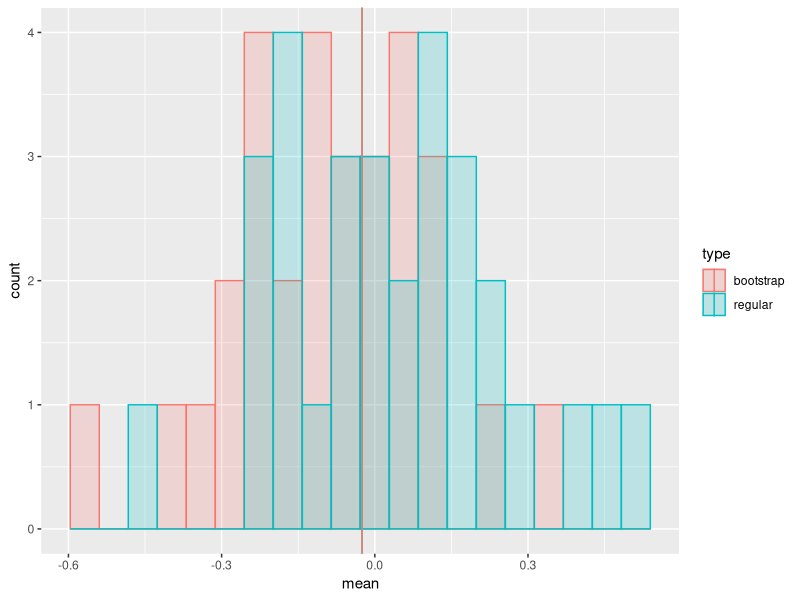

Reproduce this figure in R.
library(purrr)
library(dplyr)
library(ggplot2)

# Selections
sel_statistic = "mean" # Not used yet
sel_n = 30
sel_num_samples = 30

## Normal
sel_distribution = "normal"
sel_mean = 0
sel_sd = 1

## Uniform
sel_min = 0
sel_max = 1

get_sample <- function(){
  if (sel_distribution == "normal") {
    new_sample <- rnorm(sel_n, sel_mean, sel_sd)
  } else if (sel_distribution == "uniform") {
    new_sample <- runif(sel_n, sel_min, sel_max)
  }
  return(new_sample)
}

regular_samples <- data.frame(matrix(ncol = 1, nrow = sel_n))

# Set number of samples
# regular samples
for (i in 1:sel_num_samples) {
  regular_samples[[i]] <- get_sample()
}

# Bootstrap samples
bootstrap_samples <- data.frame(matrix(ncol = 1, nrow = sel_n))

for (i in 1:sel_num_samples) {
  bootstrap_samples[[i]] <- sample(regular_samples[[1]], sel_n,
                                   replace = TRUE)
}

names(regular_samples) <- NULL
regular_statistics_df <- data.frame(mean = map_dbl(regular_samples, mean),
                            sd= map_dbl(regular_samples, sd),
                            median= map_dbl(regular_samples, median)
                            )

names(bootstrap_samples) <- NULL
bootstrap_statistics_df <- data.frame(mean = map_dbl(bootstrap_samples, mean),
                                     sd = map_dbl(bootstrap_samples, sd),
                                     median = map_dbl(bootstrap_samples, median)
                                     )

statistics_df <- bind_rows("regular" = regular_statistics_df,
                           "bootstrap" = bootstrap_statistics_df, .id = "type")

statistics_means <- bind_rows("regular" = colMeans(regular_statistics_df),
                              "bootstrap" = colMeans(bootstrap_statistics_df),
                              .id = "type")


parameter_dic <- list("normal" = c("mean" = sel_mean,
                                   "sd" = sel_sd,
                                   "median" = sel_mean),
                      "uniform" = c("mean" =  (sel_max + sel_min)/2,
                                    "sd" = sqrt(((sel_max - sel_min)^2)/12),
                                    "median" = (sel_max + sel_min)/2))

statistics_df %>%
  rename_with(~ gsub(sel_statistic, "target", .x)) %>%
  ggplot(aes(target, color = type, fill=type)) +
         geom_histogram(alpha = 0.2, position = "identity", bins = 20) +
         labs(x=sel_statistic) +
         #geom_vline(aes(xintercept = parameter_dic[[sel_distribution]][[sel_statistic]])) +
         geom_vline(aes(xintercept = mean(target), color=type))
